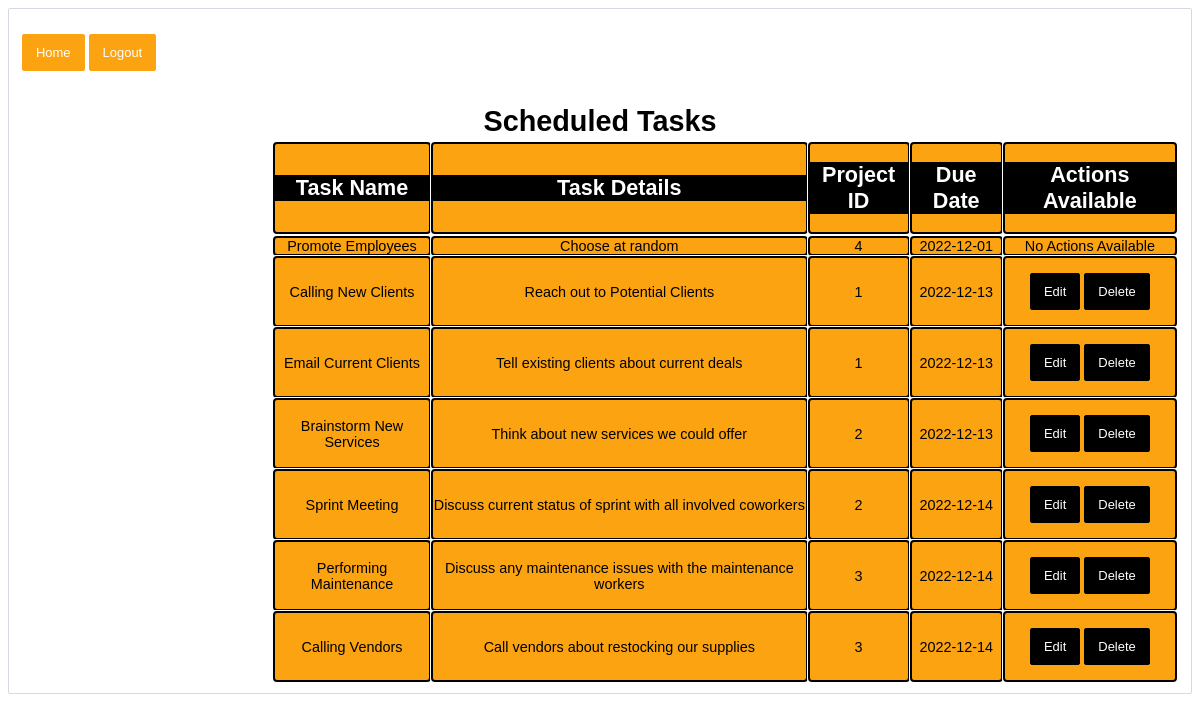
Page /calendar (signed in) on the committed database.
### models.py (models this page shows, shortened)
class Task(db.Model):
	id = db.Column("id", db.Integer, primary_key=True)
	project_id = db.Column("project_id", db.Integer)
	name = db.Column("name", db.String(200))
	text = db.Column("text", db.String(200))
	deadline = db.Column("deadline", db.String(10))
	imageUrl = db.Column("imageUrl", db.String(200))
	user_id = db.Column(db.Integer, db.ForeignKey("user.id"), nullable=False)

### jams01.py (the view)
@app.route('/calendar')
def calendar():
    if session.get('user'):
        my_projects = db.session.query(Project).all()
        my_tasks = db.session.query(Task).order_by(Task.deadline).all()
        return render_template("calendar.html", projects=my_projects, tasks=my_tasks, user=session['user'], usern=session['user_name'])
    return redirect(url_for('login'))

### templates/calendar.html (shortened to what this page needs)
<!DOCTYPE html>
<html lang="en">
    <head>
        <link rel="stylesheet" href="{{ url_for('static', filename='main.css') }}">
        <link rel="stylesheet" href="{{ url_for('static', filename='forms.css') }}">
    </head>
    <body>
        <div class="navdiv">
            <nav>
                <form> <input type ="button" onclick="window.location.href='{{ url_for('user') }}';" value="Home" />
                <input type ="button" onclick="window.location.href='{{ url_for('logout') }}';" value="Logout" /></form>
            </nav>
        </div>
        <h1>Scheduled Tasks</h1>
        <div class="calendar">
        <table>
            <tr>
                <td><h2>Task Name</h2></td>
                <td><h2>Task Details</h2></td>
                <td><h2>Project ID</h2></td>
                <td><h2>Due Date</h2></td>
                <td><h2>Actions Available</h2></td>
            <tr>
                {% for task in tasks %}
                <tr>
                        <td>{{ task.name }}</td>
                        <td>{{ task.text }}</td>
                        <td>{{ task.project_id }}</td>
                        <td>{{ task.deadline }}</td>
                        <td>
                            {% if user == task.user_id %}
                            <form action="{{ url_for('edit', task_id=task.id, project_id=task.project_id) }}" method="get">
                                <input type="submit" value="Edit">
                            </form>
                            <form action="{{url_for('delete', task_id=task.id) }}" method="post">
                                <input type="submit" value="Delete">
                            </form>
                            {% else %}
                            No Actions Available
                            {% endif %}
                        </td>
                </tr>
                {% endfor %}
        </table>
        </div>
    </body>

### static/main.css (style rules this page uses)
body { padding: 10px 13px; margin-bottom: 15px; border-radius: 2px; border: 1px solid #d4d9e3; font-weight: 200; color: #4d5060; font-family: 'Poppins', sans-serif; font-size: .9em; }
h1 { text-align: center; color: rgb(0,0,0); margin-bottom: 3px; display: block; font-weight: 10000; }
h2 { text-align: center; color: white; background-color:rgb(0,0,0); border-radius: 5px; }
input[type="button"] { background: rgb(252, 163, 17); border: 0; color: white; border-radius: 2px; margin-top: 15px; font-weight: 400; border: 1px solid rgb(252, 163, 17); transition: all .3s ease-out; }
.calendar { color: black; align-items: center; }
.calendar td { background-color: rgb(252, 163, 17); outline:auto; text-align: center; }
.calendar table { padding-left: 250px; }
.calendar form { background-color: rgb(252, 163, 17); color: black; display: inline; }
.calendar h2 { border-radius: 0; }

### static/forms.css (style rules this page uses)
form { background: white; width: 100%; }
input, textarea { padding: 10px 13px; margin-bottom: 15px; border-radius: 2px; border: 1px solid #d4d9e3; font-weight: 200; color: #4d5060; font-family: 'Poppins', sans-serif; font-size: .9em; }
input[type="submit"] { background: rgb(0, 0, 0); border: 0; color: white; border-radius: 2px; margin-top: 15px; font-weight: 400; border: 1px solid rgb(0, 0, 0); transition: all .3s ease-out; }

### rows in the picture
Task: name "Promote Employees", text "Choose at random", project_id "4", deadline "2022-12-01", shows "No Actions Available"
Task: name "Calling New Clients", text "Reach out to Potential Clients", project_id "1", deadline "2022-12-13"
Task: name "Email Current Clients", text "Tell existing clients about current deals", project_id "1", deadline "2022-12-13"
Task: name "Brainstorm New Services", text "Think about new services we could offer", project_id "2", deadline "2022-12-13"
Task: name "Sprint Meeting", text "Discuss current status of sprint with all involved coworkers", project_id "2", deadline "2022-12-14"
Task: name "Performing Maintenance", text "Discuss any maintenance issues with the maintenance workers", project_id "3", deadline "2022-12-14"
Task: name "Calling Vendors", text "Call vendors about restocking our supplies", project_id "3", deadline "2022-12-14"
